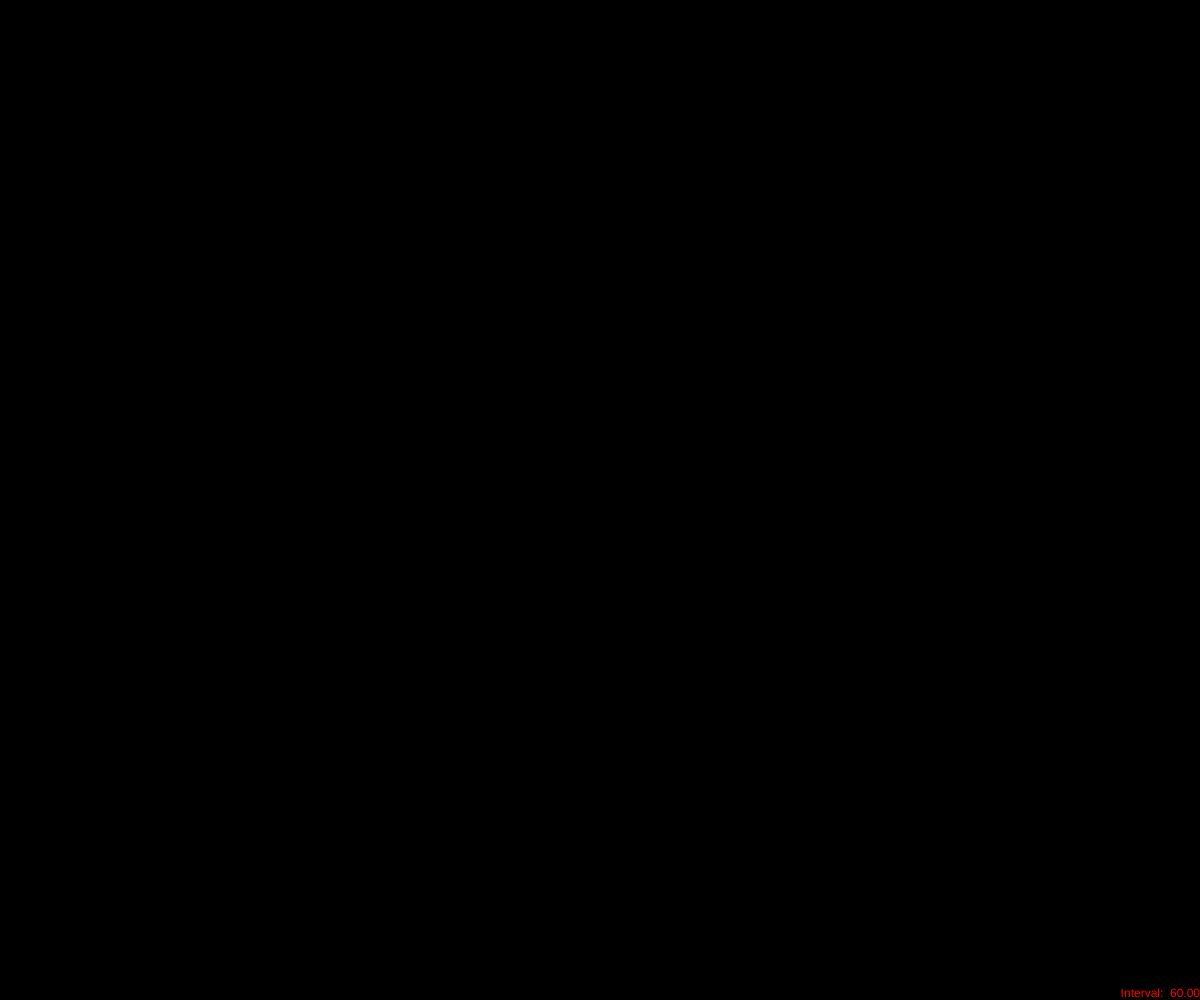
Frame 1 (no input)
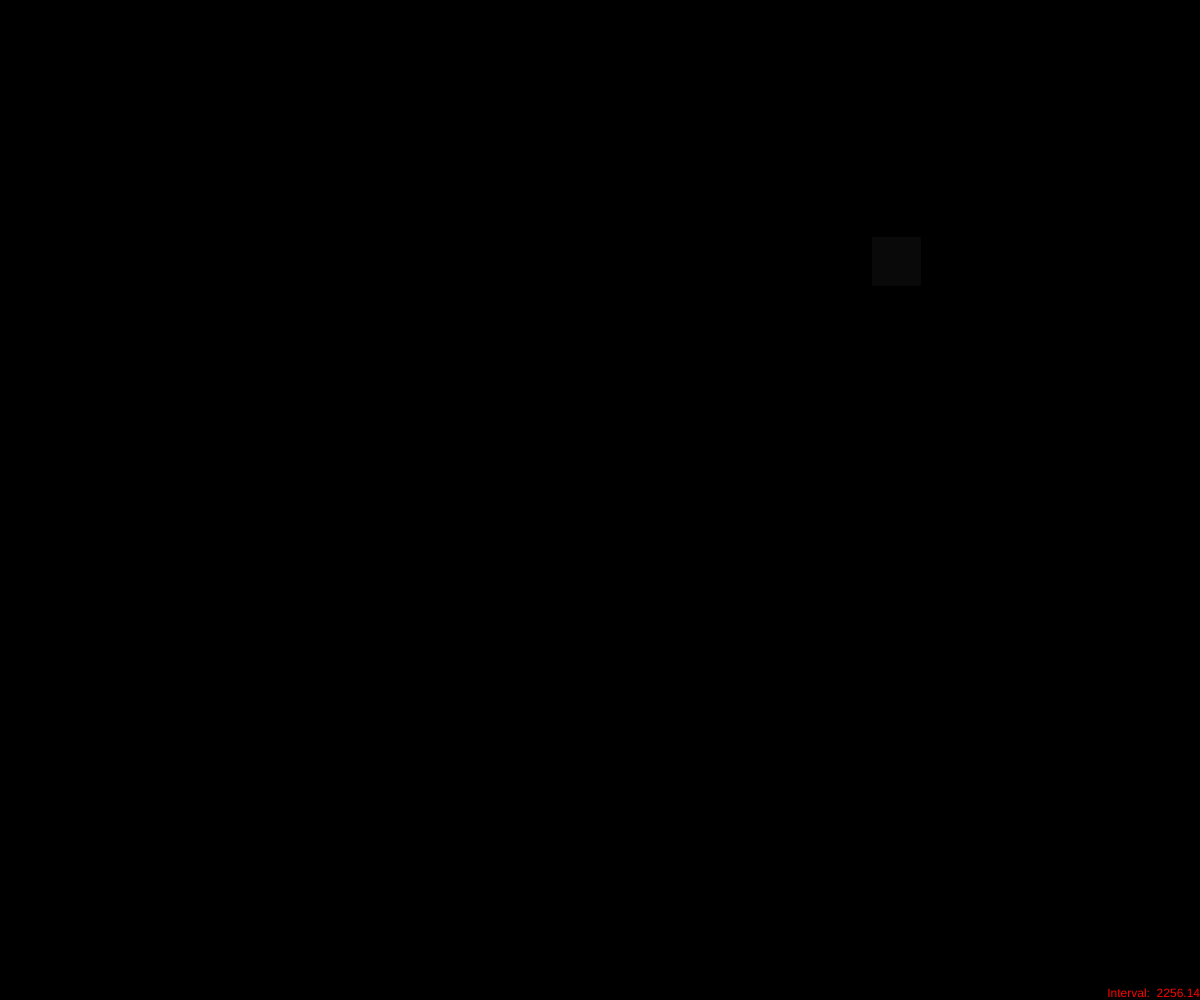
Frame 60 (no input)
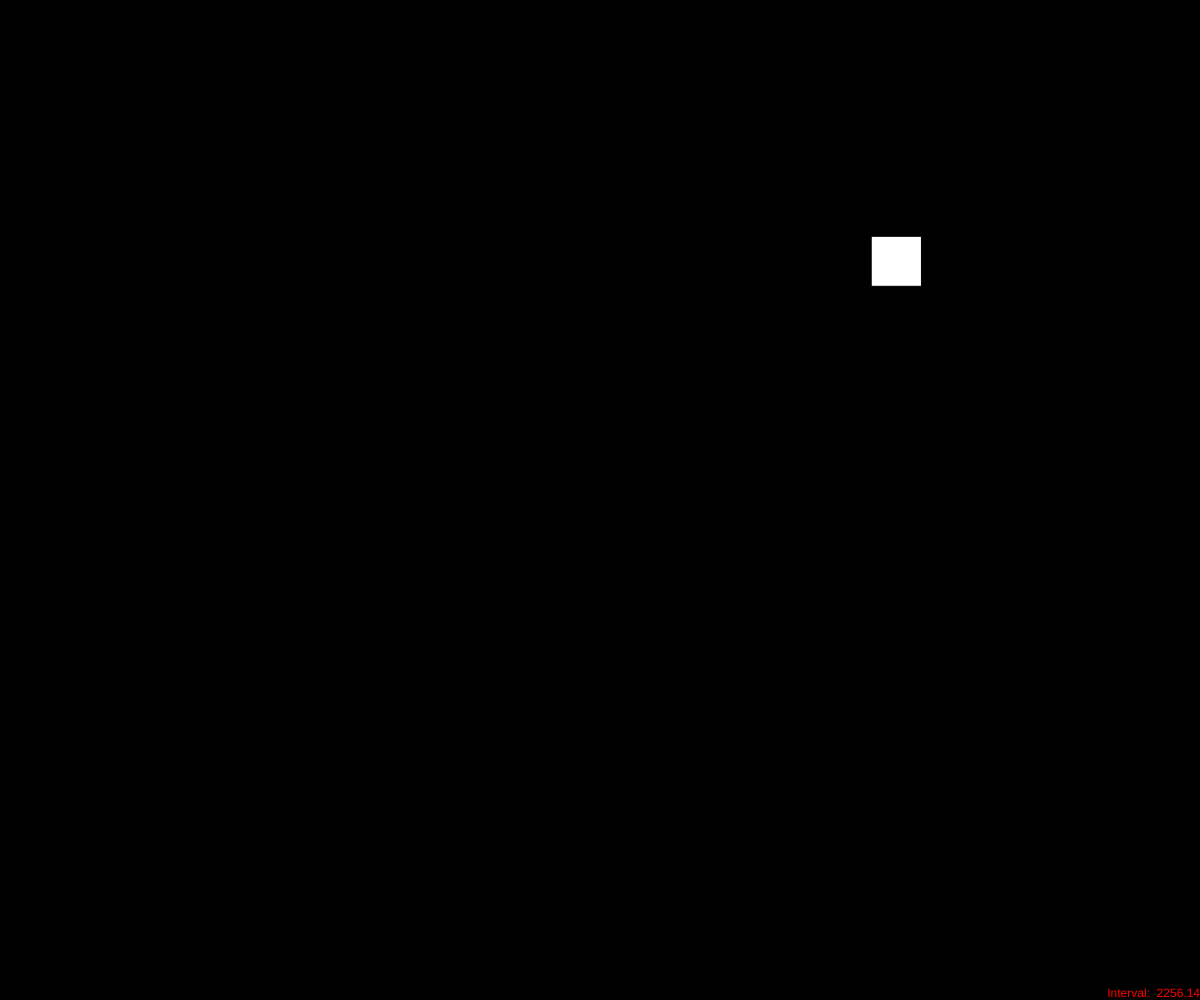
Frame 120 (the mouse pressed at the canvas centre since frame 60)

The p5.js sketch that drew these frames (run headless with seeded random() and noise() and a simulated clock; from frame 60 on, the mouse is pressed at the canvas centre):

// p5.js sketch
// ── sketch.js
let x,y;
const SZ = 50;
let rinterval = 60;
let a = 0;
let debug = true;

function setup() {
  createCanvas(windowWidth, windowHeight);
  x = width/2;
  y = height/2;
  smooth();
}

function draw() {
  background(0);
  if(frameCount%rinterval < 1) init();

  a += rinterval/255;
  fill(255, a);
  rect(x, y, SZ, SZ);
  if (debug) {
    fill(255, 0, 0);
    textAlign(RIGHT, BOTTOM)
    text("Interval: " + nfs(rinterval, 0, 2), width, height);
  }
}

function init() {
  x = random(SZ, width);
  y = random(SZ, height-SZ);
  rinterval = random(30, 3000);
  a = 0;
}

function keyPressed() {
  if(keyCode == 32) init();
  if(key == 'd') debug = !debug;
}
